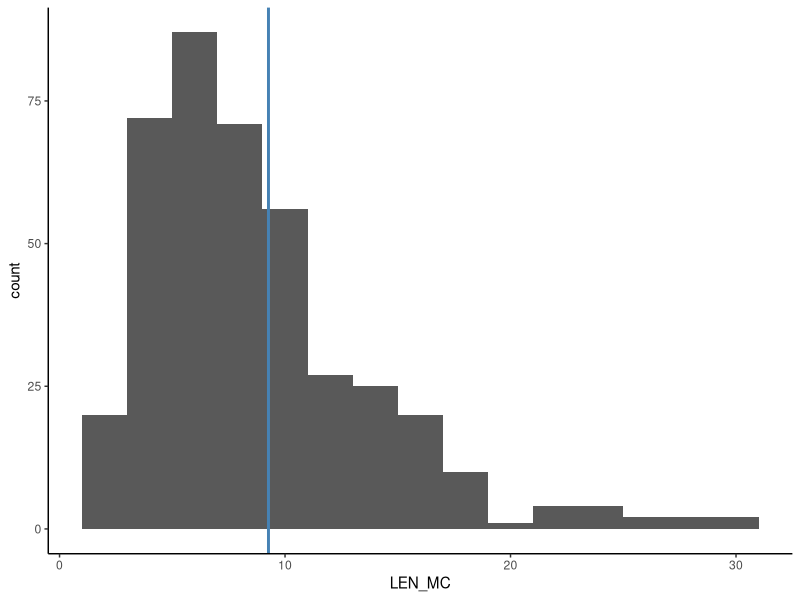
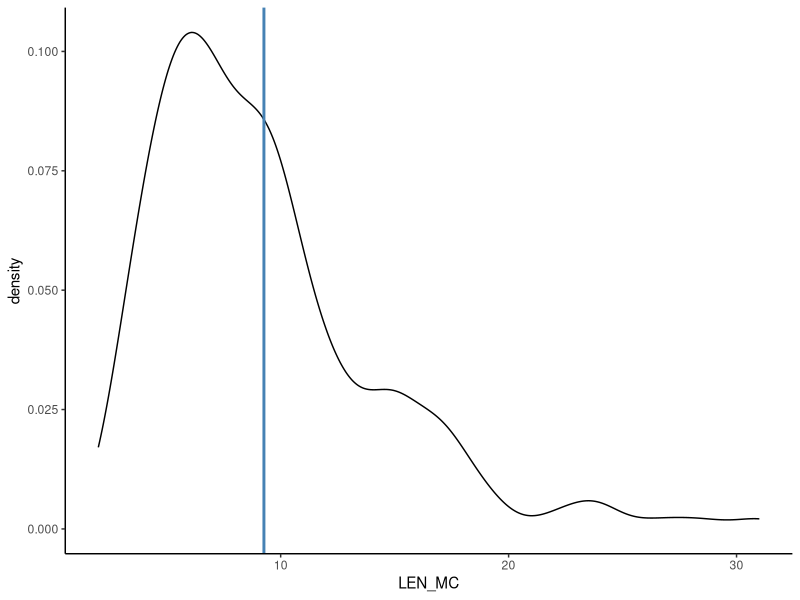
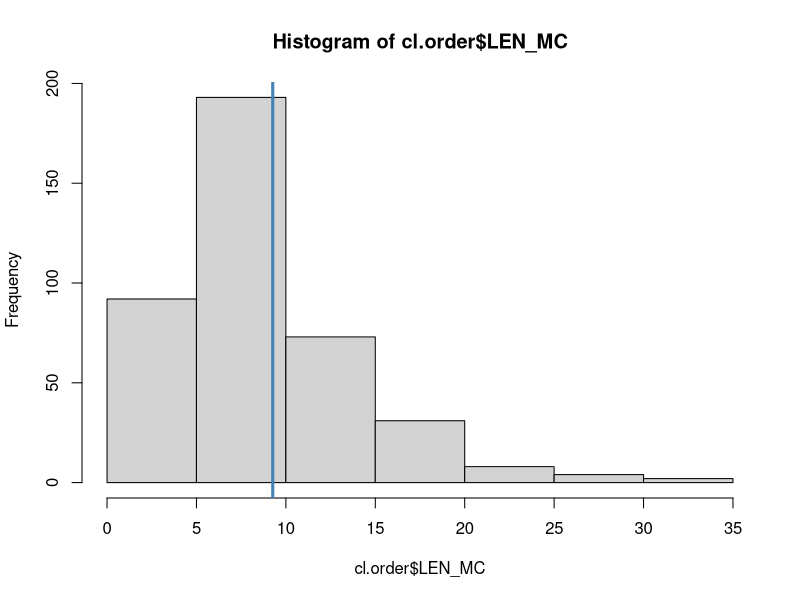
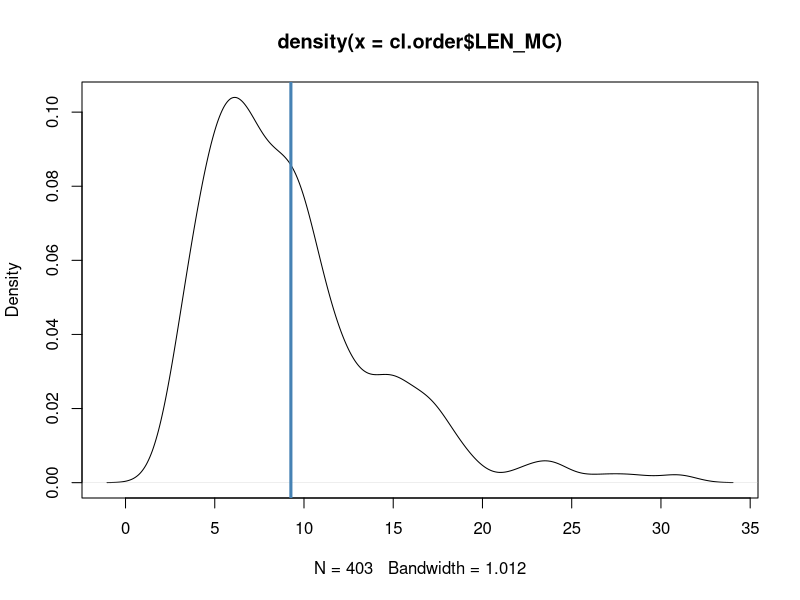
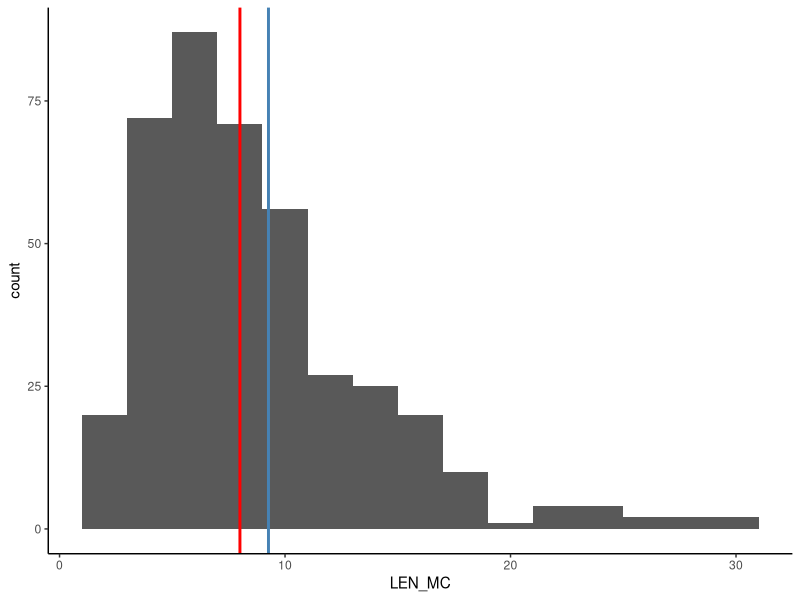
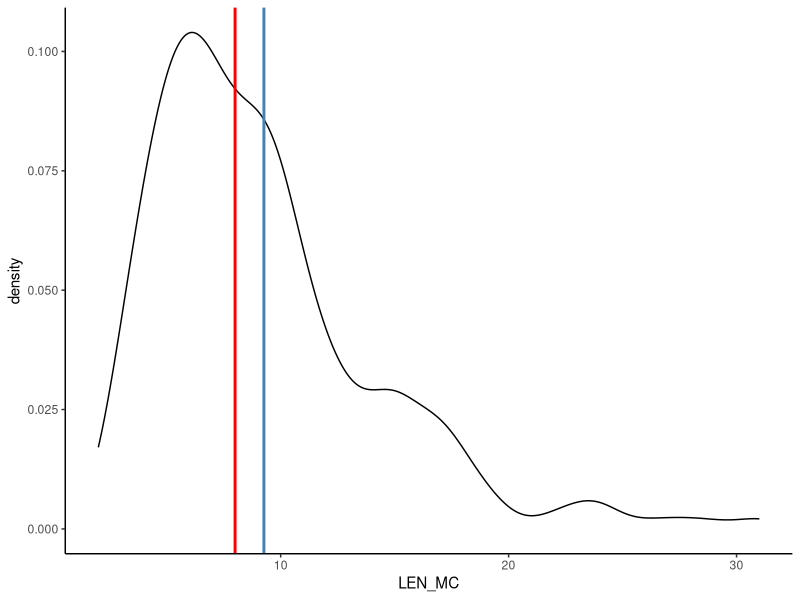
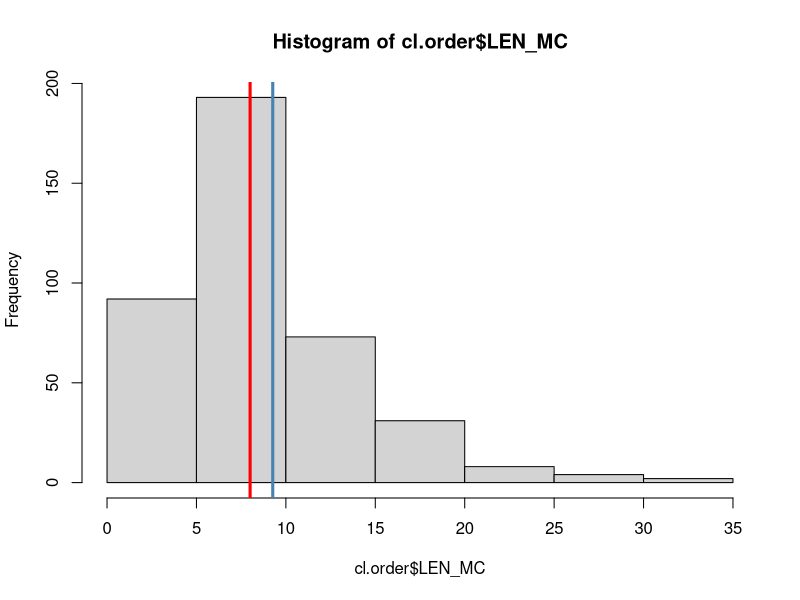
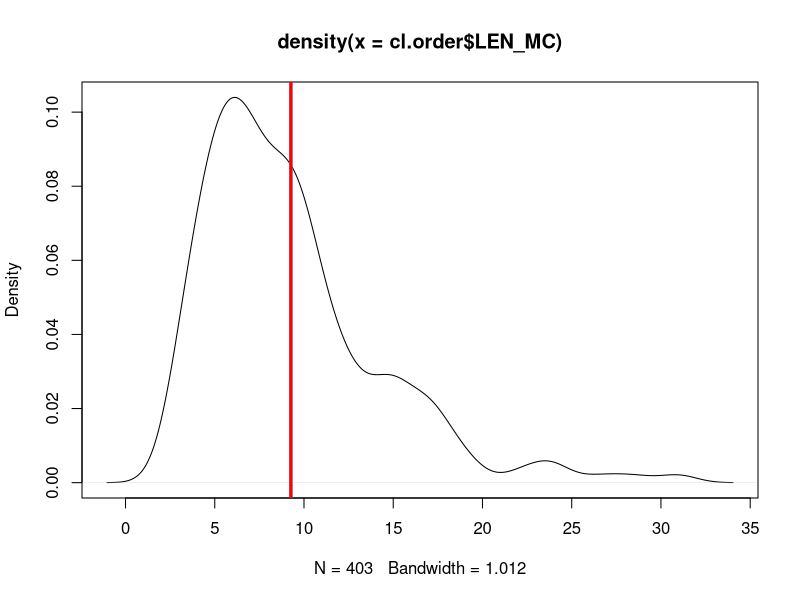

Recreate these plots in R, in order.
## ---- chunk 1
knitr::opts_chunk$set(
  warning = FALSE,
  message = FALSE
)
## ---- chunk 2

# Libraries
library("readxl")
library("tidyverse")

# Load data from working directory
cl.order <- read_xlsx("Paquot_Larsson_2020_data.xlsx")

## ---- chunk 3
mean(cl.order$LEN_MC)
## ---- chunk 4

# Plot distribution of LEN_MC
cl.length.hist <- ggplot(cl.order, aes(x = LEN_MC)) +
                  geom_histogram(binwidth = 2)

cl.length.hist +
  # Add mean
  geom_vline(aes(xintercept = mean(LEN_MC)),
             color = "steelblue",
             linewidth = 1) +
  theme_classic()
  
## ---- chunk 5

# Plot distribution of LEN_MC
cl.length.dens <- ggplot(cl.order, aes(x = LEN_MC)) +
                  geom_density()

cl.length.dens +
  # Add mean
  geom_vline(aes(xintercept = mean(LEN_MC)),
             color = "steelblue",
             linewidth = 1) +
  theme_classic()
  
## ---- chunk 6
hist(cl.order$LEN_MC)
  abline(v=mean(cl.order$LEN_MC),lwd=3, col = "steelblue")
## ---- chunk 7
plot(density(cl.order$LEN_MC))
  abline(v=mean(cl.order$LEN_MC),lwd=3, col = "steelblue")
## ---- chunk 8
median(cl.order$LEN_MC)
## ---- chunk 9
cl.length.hist +
  # Add mean
  geom_vline(aes(xintercept = mean(LEN_MC)), color = "steelblue", linewidth = 1) +
  # Add median
  geom_vline(aes(xintercept = median(LEN_MC)), color = "red", linewidth = 1) +
  theme_classic()
## ---- chunk 10
cl.length.dens +
  # Add mean
  geom_vline(aes(xintercept = mean(LEN_MC)), color = "steelblue", linewidth = 1) +
  # Add median
  geom_vline(aes(xintercept = median(LEN_MC)), color = "red", linewidth = 1) +
  theme_classic()
## ---- chunk 11
hist(cl.order$LEN_MC)
  abline(v=mean(cl.order$LEN_MC),lwd=3, col = "steelblue")
  abline(v=median(cl.order$LEN_MC),lwd=3, col = "red")
## ---- chunk 12
plot(density(cl.order$LEN_MC))
  abline(v=mean(cl.order$LEN_MC),lwd=3, col = "steelblue")
  abline(v=mean(cl.order$LEN_MC),lwd=3, col = "red")
## ---- chunk 13
var(cl.order$LEN_MC)
## ---- chunk 14
sd(cl.order$LEN_MC)
## ---- chunk 15
cl.length.hist +
  # Add verticle line for the mean
  geom_vline(aes(xintercept = mean(LEN_MC)), color = "steelblue", linewidth = 1) +
  # Add -1sd
  geom_vline(aes(xintercept = mean(LEN_MC) - sd(LEN_MC)), color = "orange", linewidth = 1) +
  # Add +1sd
  geom_vline(aes(xintercept = mean(LEN_MC) + sd(LEN_MC)), color = "orange", linewidth = 1) +
  theme_classic()
## ---- chunk 16

# Create data frame with mean and sd for each clause ORDER

cl.order %>% 
  # Select variables of interest
  select(ORDER, LEN_MC) %>% 
  # Group results of following operations by ORDER
  group_by(ORDER) %>% 
    # Create grouped summary of mean and sd for each ORDER
    summarise(mean = mean(LEN_MC),
                sd = sd(LEN_MC)) -> cl_mean_sd; cl_mean_sd

# Plot results 

ggplot(cl_mean_sd, aes(x = ORDER, y = mean)) +
  # Barplot with a specific variable mapped onto y-axis
  geom_col() +
  # Add mean and standard deviation to the plot
  geom_errorbar(aes(x = ORDER,
                    ymin = mean-sd,
                    ymax = mean+sd), width = .2) +
  theme_classic() +
  labs(y = "Mean length of main clauses", x = "Clause order")
  
## ---- chunk 17
quantile(cl.order$LEN_MC)
## ---- chunk 18
quantile(cl.order$LEN_MC, 0)
quantile(cl.order$LEN_MC, 1)
## ---- chunk 19
boxplot(LEN_MC ~ ORDER, cl.order)
## ---- chunk 20
ggplot(cl.order, aes(x = ORDER, y = LEN_MC)) +
  geom_boxplot() +
  theme_classic()
## ---- chunk 21

ggplot(cl.order, aes(x = LEN_MC, fill = ORDER)) +
  geom_density(alpha = 0.5) +
  coord_flip() +
  theme_classic()

## ---- chunk 22
ggplot(cl.order, aes(x = ORDER, y = LEN_MC)) +
  geom_boxplot()
## ---- chunk 23
ggplot(cl.order, aes(x = LEN_MC, fill = ORDER)) +
  geom_density(alpha = 0.5)
## ---- chunk 24
ggplot(cl.order, aes(x = ORDER, y = LEN_MC)) +
  geom_col(aes(x = ORDER, y = LEN_MC))
## ---- chunk 25
# 4 variables
ggplot(cl.order, aes(x = LEN_MC, y = LEN_SC)) +
  geom_point(aes(color = ORDER, shape = SUBORDTYPE))
## ---- chunk 26
# 5 variables
ggplot(cl.order, aes(x = LEN_MC, y = LEN_SC)) +
  geom_point(aes(color = ORDER, shape = SUBORDTYPE)) +
  facet_wrap(~MORETHAN2CL)
